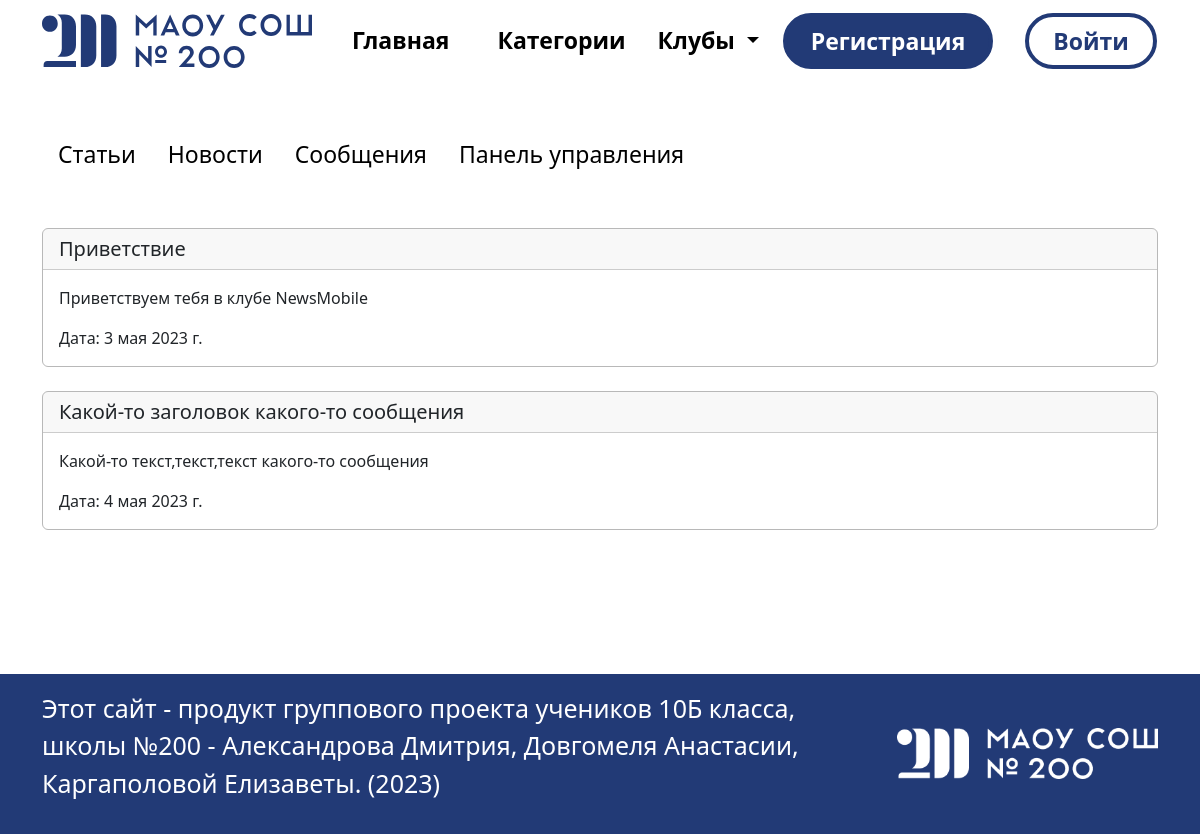
The page /show_content/newsmobile/messages/ on the database as committed earlier.
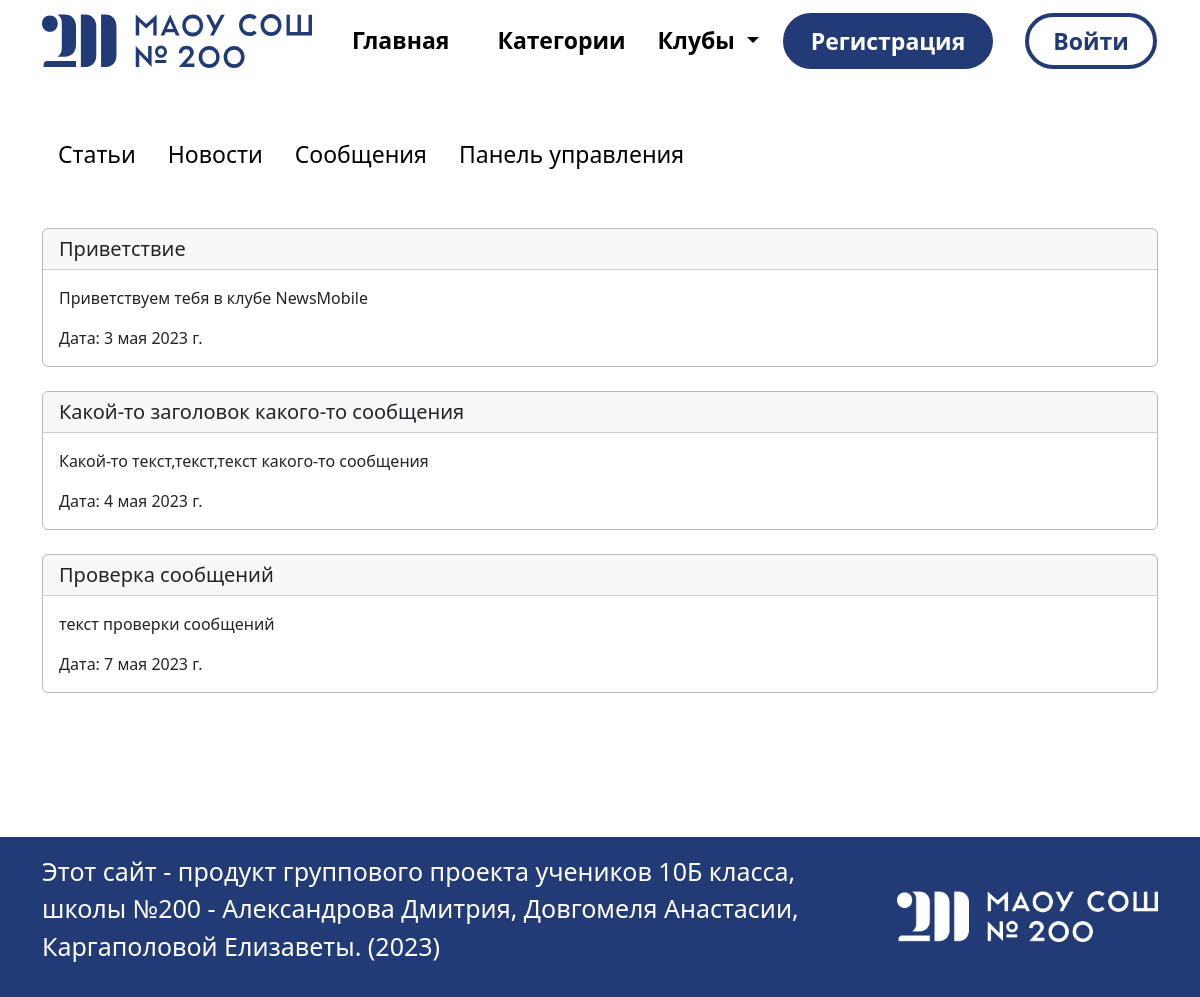
The same page on the database as committed later.
### clubs_app/models.py (models this page shows)
class MessageClub(models.Model):
    sender = models.ForeignKey(settings.AUTH_USER_MODEL,
                               on_delete=models.CASCADE, verbose_name='Отправитель')
    sender_club = models.ForeignKey('ClubModel', on_delete=models.CASCADE, verbose_name='Клуб', null=True)
    slug_msg = models.SlugField(unique=True, max_length=512)
    title_msg = models.CharField(null=True, blank=False, max_length=128, verbose_name='Заголовок сообщения')
    body_msg = models.TextField(null=True, blank=False, verbose_name='Сообщение')
    date_load = models.DateField(default=django.utils.timezone.now, verbose_name='Дата')
    class Meta:
        verbose_name = 'Сообщения клубов'
        verbose_name_plural = 'Сообщения клубов'

### clubs_app/views.py (the view)
# urls.py: path('show_content/<slug:slug_club>/messages/', show_messages, name='show_messages'),
def show_messages(request, slug_club):
    context = {
        'slug_club': slug_club,
        'messages': MessageClub.objects.filter(sender_club=ClubModel.objects.get(slug_club=slug_club))
    }
    return render(request, template_name='clubs_app/show_messages.html', context=context)

### clubs_app/templates/clubs_app/show_messages.html (shortened to what this page needs)
{% extends 'clubs_app/base/base.html' %}
{% load static %}
{% block css %}
    <link rel="stylesheet" href="{% static 'css/style2.css' %}">
{% endblock %}
{% block content %}<br><br>
    {% include 'clubs_app/base/nav.html' %}
    {% for message in messages %}
        <div class="container">
            <div class="card" style="border: 1px solid #b8b8b8">
                <h5 class="card-header">{{ message.title_msg }}</h5>
                <div class="card-body">
                    <p class="card-text">{{ message.body_msg }}</p>
                    <p class="card-text">Дата: {{ message.date_load }}</p>
                </div>
            </div>
        </div>
        </div><br>
    {% endfor %}
{% endblock content %}

Rows that differ between the two databases and show on the page:
added MessageClub: title_msg "Проверка сообщений", body_msg "текст проверки сообщений", date_load "7 мая 2023 г."
